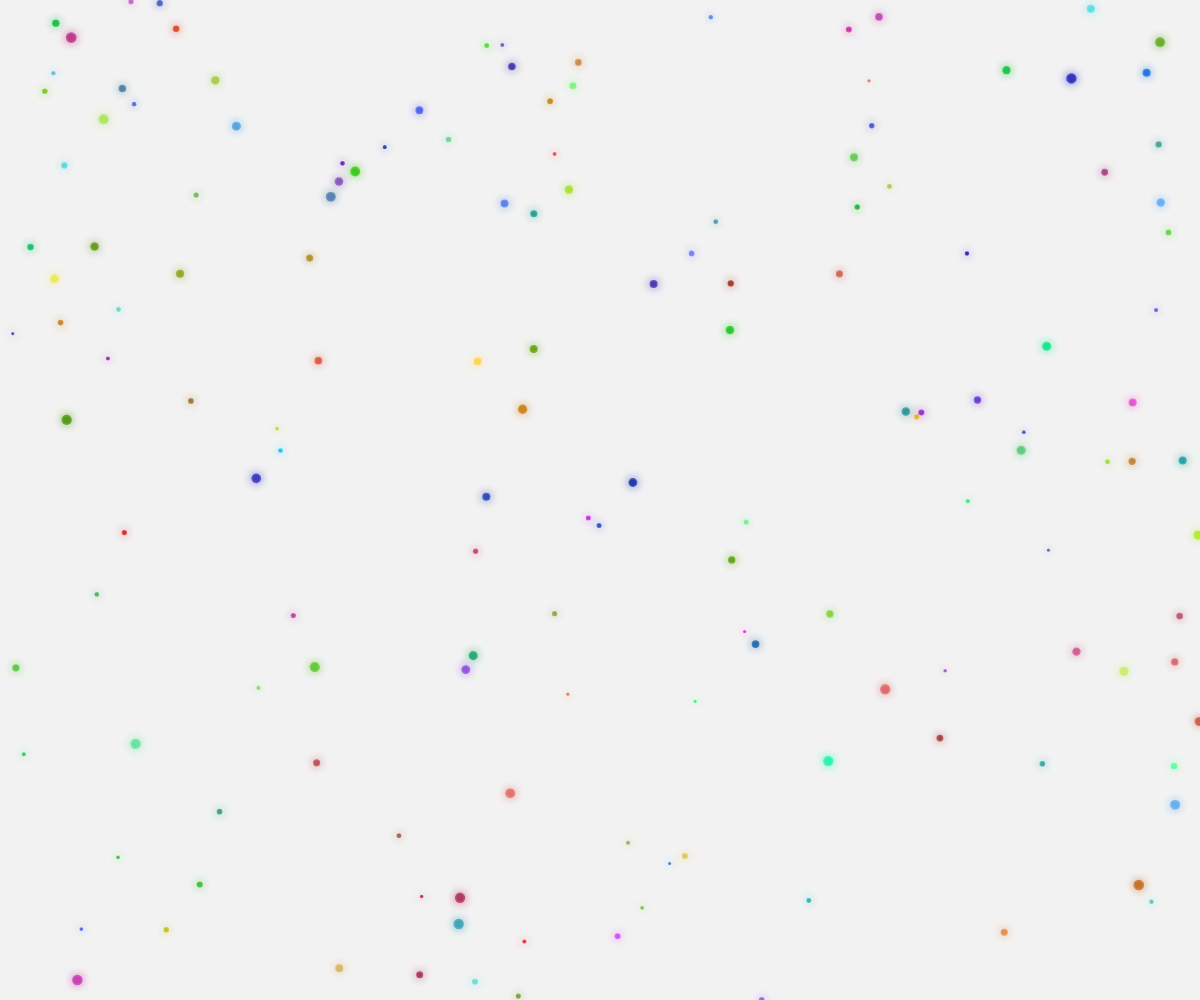
Frame 1 (no input)
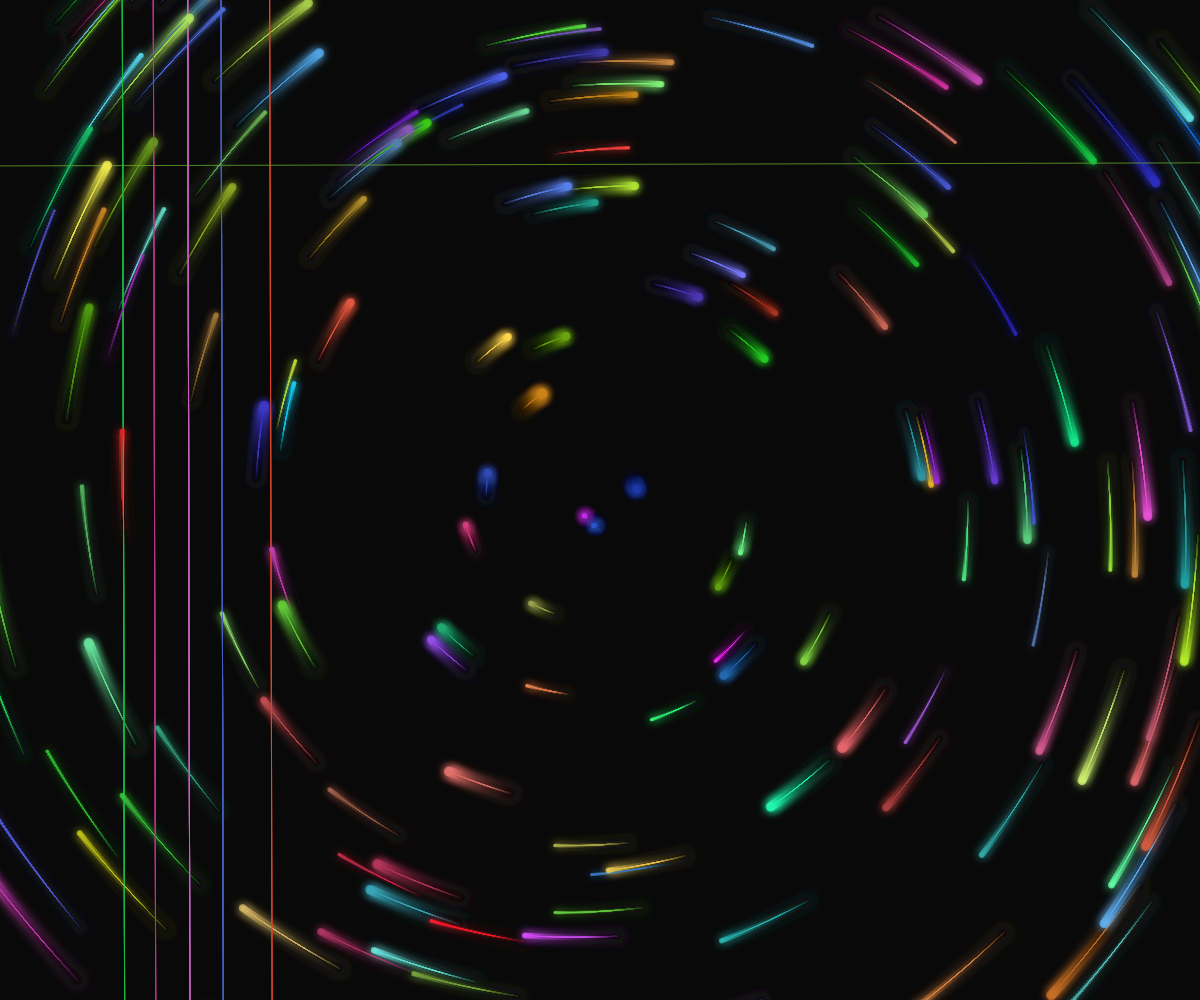
Frame 60 (no input)
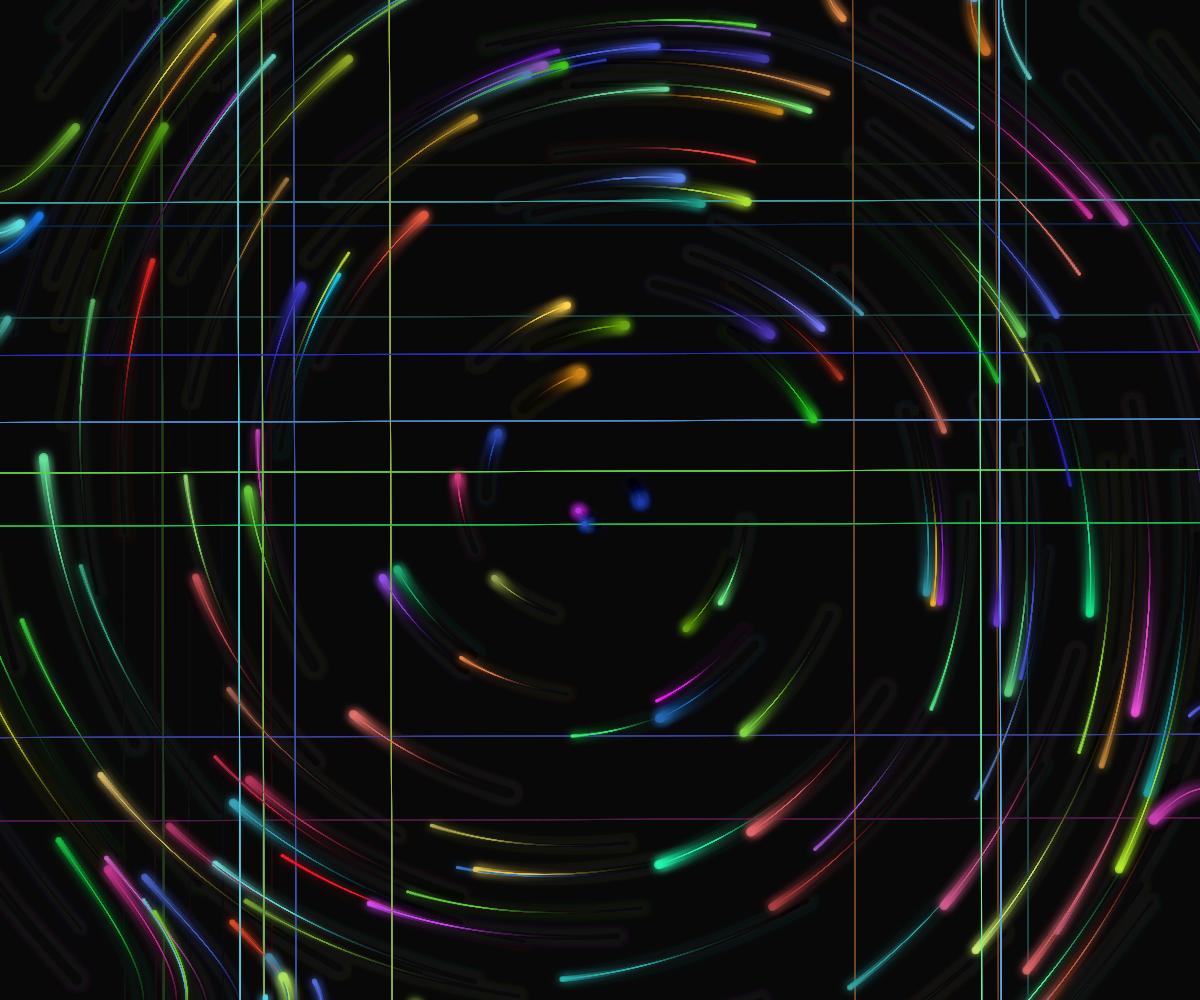
Frame 120 (the mouse pressed at the canvas centre since frame 60)

The p5.js sketch that drew these frames (run headless with seeded random() and noise() and a simulated clock; from frame 60 on, the mouse is pressed at the canvas centre):

// p5.js sketch
// ── sketch.js
let orbs = [];
const orbCount = 150;

function setup() {
  createCanvas(windowWidth, windowHeight);
  colorMode(HSB, 360, 100, 100, 1);
  
  // Create orbs with random properties
  for (let i = 0; i < orbCount; i++) {
    orbs.push({
      x: random(width),
      y: random(height),
      size: random(2, 6),
      hue: random(360),
      saturation: random(50, 90),
      brightness: random(60, 100),
      speedX: 0,
      speedY: 0,
      pulseSpeed: random(0.01, 0.03),
      pulsePhase: random(TWO_PI),
      originalSize: random(2, 6),
      trail: []
    });
  }
}

function draw() {
  background(220, 5, 5, 0.05);
  
  // Update and display orbs
  for (let i = 0; i < orbs.length; i++) {
    let orb = orbs[i];
    
    // Calculate current force from center
    let dx = orb.x - width/2;
    let dy = orb.y - height/2;
    let distance = sqrt(dx * dx + dy * dy);
    
    if (distance > 10) {
      // Radial force away from center
      let angle = atan2(dy, dx);
      let radialForce = 0.0005 * (1 - distance / max(width, height));
      
      orb.speedX += cos(angle) * radialForce;
      orb.speedY += sin(angle) * radialForce;
    }
    
    // Add some swirling motion
    let swirlForce = 0.0002;
    orb.speedX += -dy * swirlForce;
    orb.speedY += dx * swirlForce;
    
    // Dampen velocity
    orb.speedX *= 0.97;
    orb.speedY *= 0.97;
    
    // Update position
    orb.x += orb.speedX;
    orb.y += orb.speedY;
    
    // Wrap around edges
    if (orb.x < -50) orb.x = width + 50;
    if (orb.x > width + 50) orb.x = -50;
    if (orb.y < -50) orb.y = height + 50;
    if (orb.y > height + 50) orb.y = -50;
    
    // Add current position to trail
    orb.trail.push({x: orb.x, y: orb.y});
    
    // Limit trail length
    if (orb.trail.length > 30) {
      orb.trail.shift();
    }
    
    // Draw the trail with distinct color bands
    noFill();
    strokeWeight(1);
    beginShape();
    for (let j = 0; j < orb.trail.length; j++) {
      let pos = orb.trail[j];
      let alpha = map(j, 0, orb.trail.length, 0.1, 0.8);
      stroke(orb.hue, orb.saturation, orb.brightness, alpha);
      vertex(pos.x, pos.y);
    }
    endShape();
    
    // Pulsing effect
    let pulse = sin(frameCount * orb.pulseSpeed + orb.pulsePhase) * 0.5 + 0.5;
    let currentSize = orb.originalSize * (1 + pulse * 0.2);
    
    // Draw the orb with glow
    noStroke();
    fill(orb.hue, orb.saturation, orb.brightness, 0.8);
    ellipse(orb.x, orb.y, currentSize);
    
    drawingContext.shadowBlur = 10;
    drawingContext.shadowColor = color(orb.hue, orb.saturation, orb.brightness);
    ellipse(orb.x, orb.y, currentSize * 1.5);
    drawingContext.shadowBlur = 0;
  }
}

function windowResized() {
  resizeCanvas(windowWidth, windowHeight);
}
